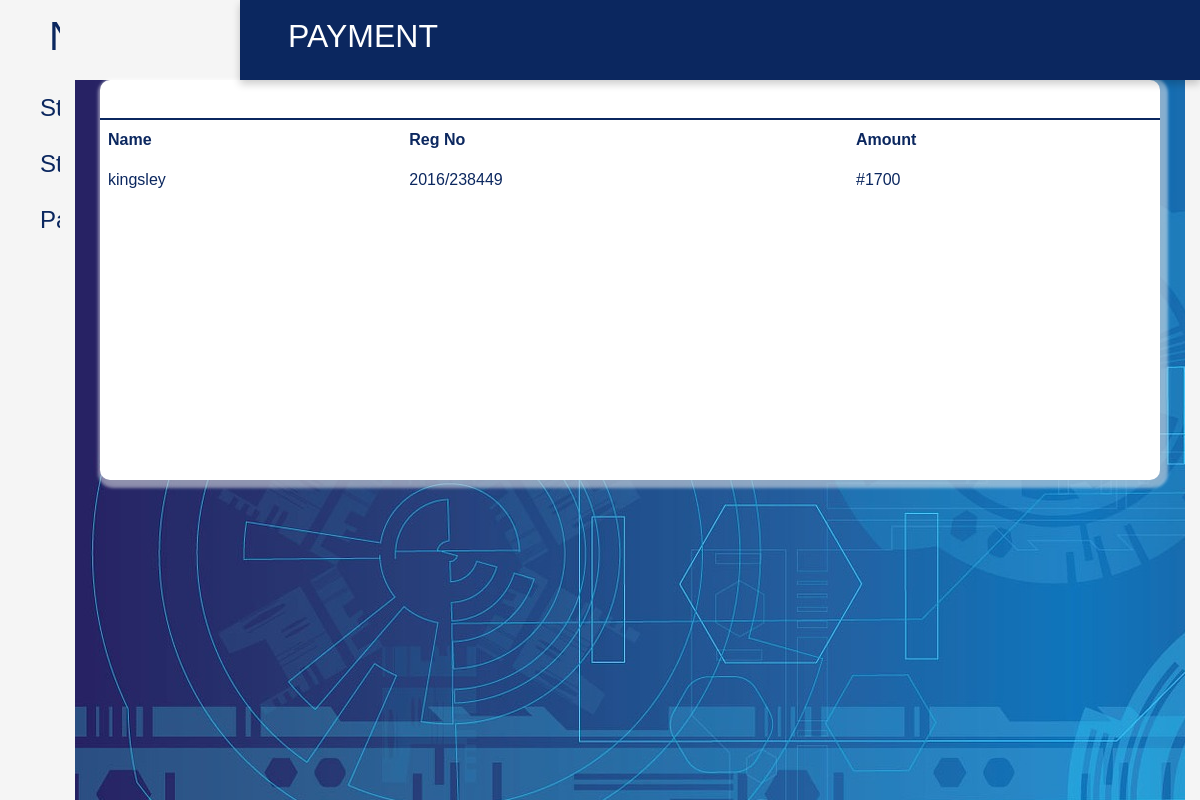
The app's page /more/Payment (signed in), older data.
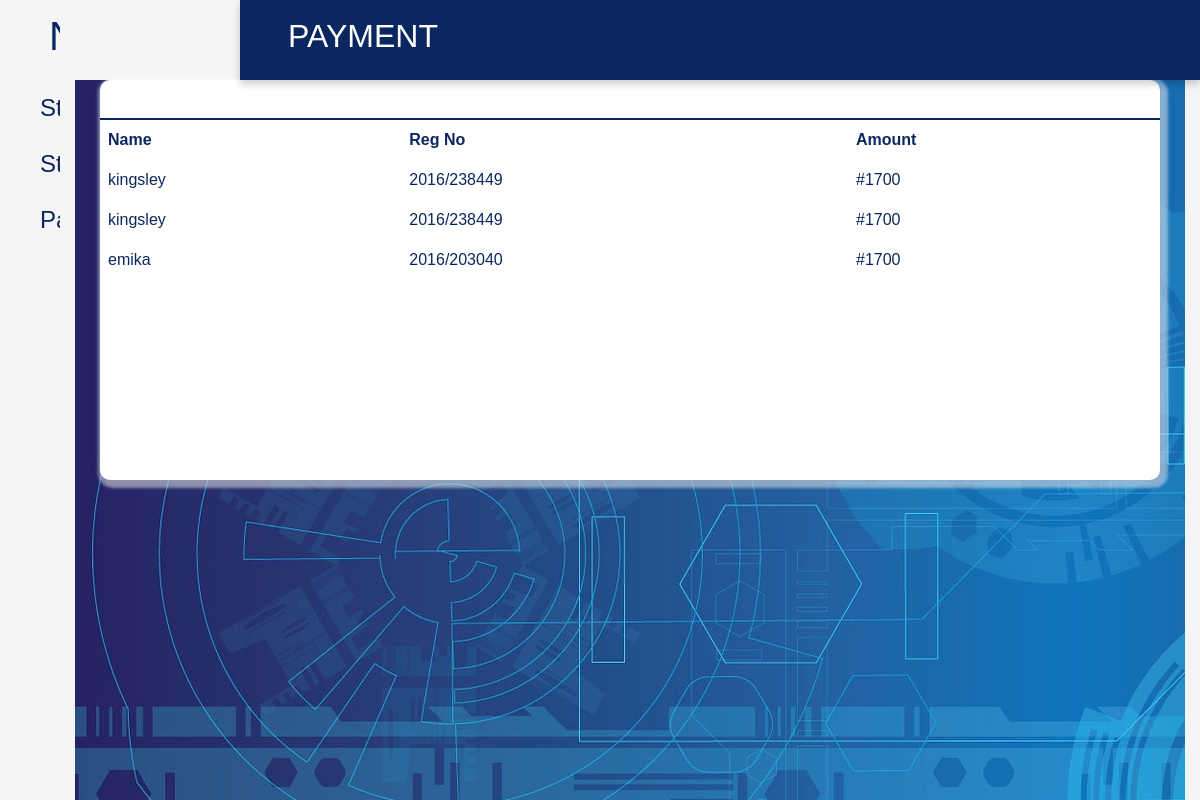
The same page, newer data.
### Nacos/models.py (models this page shows, shortened)
class Payment(db.Model):
    id = db.Column(db.Integer(), primary_key=True)
    Date = db.Column(db.DateTime(), default=datetime.utcnow().strftime("%d %B Y - %H:%M:%S"))
    student_id = db.Column(db.Integer(), db.ForeignKey('student.id'))
    status = db.Column(db.Boolean(),default=False)
    level = db.Column(db.String(length=20),nullable=False)
    reg_no = db.Column(db.String(length=20),nullable=False)

class Student(db.Model ,UserMixin):
    id = db.Column(db.Integer(), primary_key=True)
    user_id = db.Column(db.Integer(), db.ForeignKey('user.id'))
    reg_no = db.Column(db.String(length=100), unique=True, nullable=False)
    name = db.Column(db.String(length=255), nullable=False)
    current_level = db.Column(db.Integer(), nullable=False)
    payment = db.relationship('Payment',backref='studentid',lazy=True)

### Nacos/routes.py (the view)
@login_required
@app.route('/more/<tablename>' )
def viewmore(tablename):
    if not current_user.role == 'admin':
        flash('Unauthorised access as an admin')
        return redirect(url_for('signin'))
    if tablename == 'Student':
        table = Student.query.all()
    elif tablename == 'Payment':
        table = Payment.query.all()
    elif tablename == 'Staff':
        table = Staff.query.all()
    return render_template('new template/staff_studenttable.html',tablename=tablename,table=table)

### Nacos/models.py (called while the page is built)
@login_manager.user_loader
def load_user(user_id):
    return User.query.get(user_id)

### Nacos/templates/new template/staff_studenttable.html (shortened to what this page needs)
<!DOCTYPE html>
<html lang="en">
<head>
   <link rel="stylesheet" href="{{ url_for('static', filename='new stylesheet/css/nacos.css') }}">
    <link rel="stylesheet" href="{{ url_for('static', filename='Authcss/bootstrap.css') }}">
</head>
<body>
    <div class="side-menu">
        <div class="brand-name">
        <h1 style="color: #0B275F;">NACOS</h1>
    </div>
    <ul>
        <a href="{{ url_for('viewmore',tablename='Student') }}"> <li>Students</li></a>
        <a href="{{ url_for('viewmore',tablename='Staff') }}"><li>Staff</li></a>
        <a href="{{ url_for('viewmore',tablename='Payment') }}"><li>Payment</li></a>
    </ul>
</div>
<div class="container">
    <div class="header">
        <div class="nav">
            <h2>{{tablename|upper}}</h2>
        </div>
    </div>
    <div class="content">
        <div class="content-2">
            <div class="recent-payments">
                <div class="title">
                </div>
                <table>
                        {% if tablename == 'Payment' %}
                            <th>Name</th>
                        <th>Reg No</th>
                        <th>Amount</th>
                            {% for var in table %}
                                 <tr>
                                <td>{{var.studentid.name}}</td>
                                <td>{{var.studentid.reg_no}}</td>
                                <td>#1700</td>
                                 </tr>
                            {% endfor %}
                        {% endif %}
                </table>
            </div>
    </div>
</div>
</body>
</html>

### Nacos/static/new stylesheet/css/nacos.css (style rules this page uses)
* { margin: 0; padding: 0; box-sizing: border-box; font-family: 'poppins', sans-serif; }
body { min-height: 100vh; }
a { text-decoration: none; }
li { list-style: none; }
h1,h2 { color: white; }
.title { display: flex; align-items: center; justify-content: space-around; padding: 15px 10px; border-bottom: 2px solid #0B275F; }
th, td { text-align: left; padding: 8px; color: #0B275F; }
.side-menu { position: fixed; background:whitesmoke; width: 20vw; min-height: 100vh; display: flex; flex-direction: column; }
.side-menu .brand-name { height: 10vh; display: flex; align-items: center; justify-content: center; }
.side-menu li { font-size: 24px; padding: 10px 40px; color: #0B275F; display: flex; align-items: center; }
.container { position: absolute; right: 0; width: 80vw; height: 100vh; background: whitesmoke; }
.container .header { position: fixed; top: 0; right: 0; width: 80vw; height: 10vh; background: #0B275F; display: flex; align-items: center; justify-content: center; box-shadow: 0 4px 8px 0 rgba(0, 0, 0, 0.2); z-index: 1; }
.container .header .nav { width: 90%; display: flex; align-items: center; }
.container .content { position: relative; margin-top: 10vh; min-height: 90vh; background: url('../../images/new images/photo 5.jpg'); }
.container .content .content-2 { min-height: 60vh; display: flex; justify-content: space-around; align-items: flex-start; flex-wrap: wrap; }
.container .content .content-2 .recent-payments { min-height: 50vh; flex: 5; background: white; margin: 0 25px 25px 25px; box-shadow: 3px 3px 3px 5px #ffffff73, 5px 5px 5px #5e687949; display: flex; flex-direction: column; border-radius: 10px; }

Row changes from the older to the newer data that the page shows:
added Payment: studentid.name "kingsley", studentid.reg_no "2016/238449"
added Payment: studentid.name "emika", studentid.reg_no "2016/203040"
